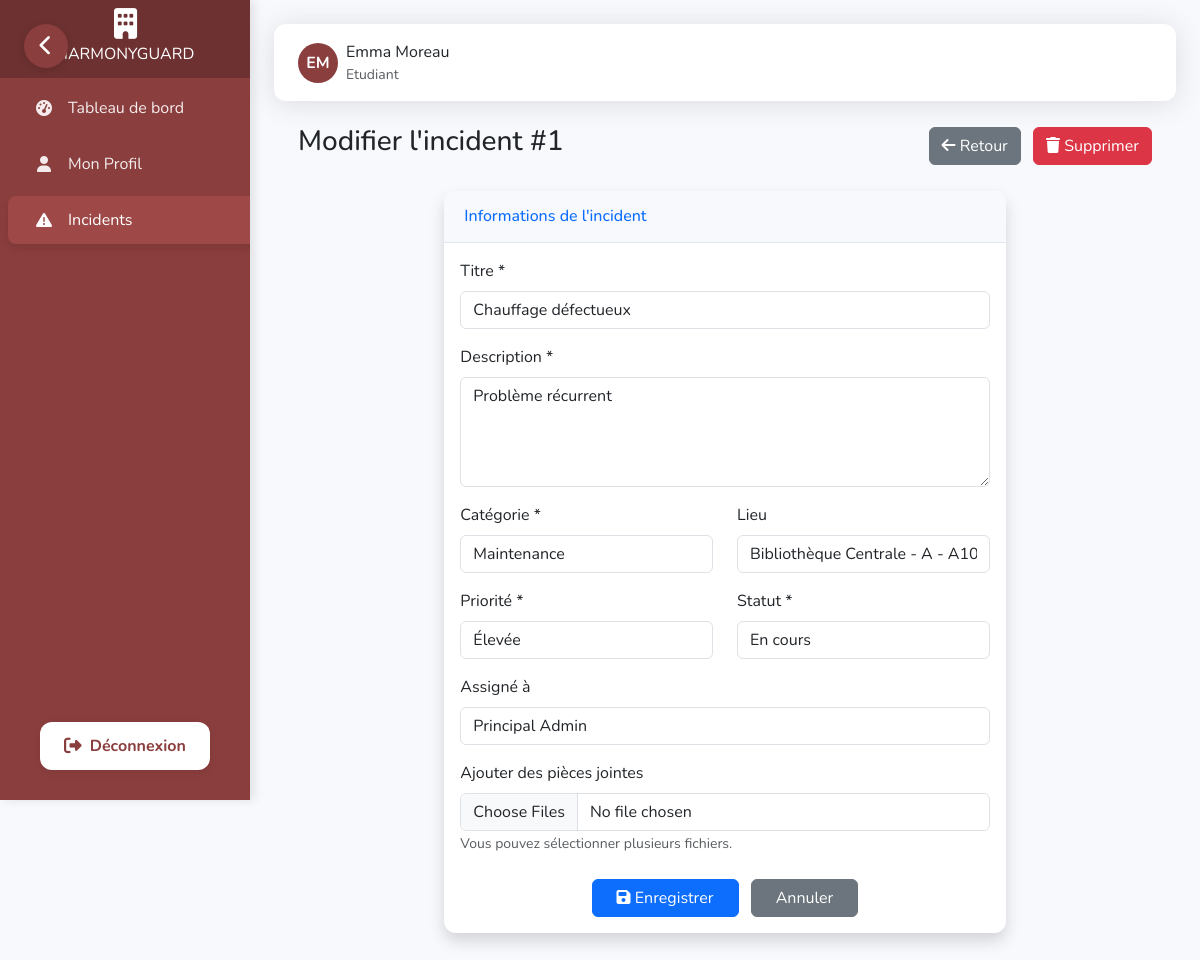
Page /dashboard/incidents/modifier/1/ (signed in) on the committed database.
### dashboard/models.py (models this page shows, shortened)
class Utilisateur(AbstractBaseUser, PermissionsMixin):
    nom = models.CharField(max_length=50)
    prenom = models.CharField(max_length=50)
    email = models.EmailField(unique=True)
    telephone = models.CharField(max_length=20, blank=True, null=True)
    actif = models.BooleanField(default=True)
    role = models.ForeignKey(Role, on_delete=models.CASCADE)
    is_staff = models.BooleanField(default=False)
    is_superuser = models.BooleanField(default=False)
    objects = UtilisateurManager()
    USERNAME_FIELD = 'email'
    REQUIRED_FIELDS = ['nom', 'prenom']
    def __str__(self):
        return f"{self.prenom} {self.nom}"
    @property
    def is_active(self):
        return self.actif

class Role(models.Model):
    nom = models.CharField(max_length=30, unique=True)
    permissions = models.TextField(blank=True)
    @property
    def permissions_list(self):
        if not self.permissions:
            return []
        return [p.strip() for p in self.permissions.split(',')]

class Incident(models.Model):
    STATUT_CHOICES = [
        ('nouveau', 'Nouveau'),
        ('en_cours', 'En cours'),
        ('resolu', 'Résolu'),
        ('ferme', 'Fermé'),
    ]
    PRIORITE_CHOICES = [
        ('faible', 'Faible'),
        ('moyenne', 'Moyenne'),
        ('elevee', 'Élevée'),
        ('critique', 'Critique'),
    ]
    titre = models.CharField(max_length=100)
    description = models.TextField()
    date_creation = models.DateTimeField(auto_now_add=True)
    date_modif = models.DateTimeField(auto_now=True)
    statut = models.CharField(max_length=10, choices=STATUT_CHOICES, default='nouveau')
    priorite = models.CharField(max_length=10, choices=PRIORITE_CHOICES, default='moyenne')
    categorie = models.ForeignKey('Categorie', on_delete=models.CASCADE)
    createur = models.ForeignKey('Utilisateur', related_name='incidents_crees', on_delete=models.CASCADE)
    assigne = models.ForeignKey('Utilisateur', related_name='incidents_assignes', on_delete=models.CASCADE, blank=True, null=True)
    lieu = models.ForeignKey('Lieu', on_delete=models.CASCADE, blank=True, null=True)

### dashboard/views.py (the view)
# urls.py: path('incidents/modifier/<int:pk>/', views.modifier_incident, name='modifier_incident'),
@login_required
def modifier_incident(request, pk):
    incident = get_object_or_404(Incident, pk=pk)
    role_name = request.user.role.nom.lower()
    if role_name != 'admin' and 'update_incident' not in request.user.role.permissions_list and incident.createur != request.user:
        messages.error(request, "Vous n'avez pas la permission de modifier cet incident.")
        return redirect('liste_incidents')
    pieces_jointes = incident.pieces_jointes.all()
    if request.method == 'POST':
        form = IncidentForm(request.POST, instance=incident)
        if form.is_valid():
            updated_incident = form.save()
            files = request.FILES.getlist('pieces_jointes')
            for f in files:
                PieceJointe.objects.create(
                    nom_fichier=f.name,
                    type=f.content_type,
                    taille=f.size,
                    chemin=f,
                    incident=updated_incident
                )
            messages.success(request, 'Incident modifié avec succès!')
            return redirect('detail_incident', pk=updated_incident.pk)
        else:
            messages.error(request, 'Erreur lors de la modification de l\'incident.')
    else:
        form = IncidentForm(instance=incident)
    return render(request, 'dashboard/incidents/modifier.html', {
        'form': form,
        'incident': incident,
        'pieces_jointes': pieces_jointes
    })

### dashboard/forms.py
class IncidentForm(forms.ModelForm):
    class Meta:
        model = Incident
        fields = ('titre', 'description', 'statut', 'priorite', 'categorie', 'assigne', 'lieu')
        widgets = {
            'titre': forms.TextInput(attrs={'class': 'form-control'}),
            'description': forms.Textarea(attrs={'class': 'form-control', 'rows': 4}),
            'statut': forms.Select(attrs={'class': 'form-control'}),
            'priorite': forms.Select(attrs={'class': 'form-control'}),
            'categorie': forms.Select(attrs={'class': 'form-control'}),
            'assigne': forms.Select(attrs={'class': 'form-control'}),
            'lieu': forms.Select(attrs={'class': 'form-control'}),
        }

### dashboard/models.py (called while the page is built)
    def __str__(self):
        return self.nom

    def __str__(self):
        parts = [self.nom]
        if self.batiment:
            parts.append(self.batiment)
        if self.salle:
            parts.append(self.salle)
        return " - ".join(parts)

### dashboard/templates/dashboard/incidents/modifier.html (shortened to what this page needs)
{% extends 'dashboard/base.html' %}
{% load static %}
{% block content %}
<div class="container-fluid px-4">
    <div class="d-flex justify-content-between align-items-center mb-4">
        <h1 class="h3 text-gray-800">Modifier l'incident #{{ incident.id }}</h1>
        <div>
            <a href="{% url 'detail_incident' incident.id %}" class="btn btn-secondary me-2">
                <i class="fas fa-arrow-left"></i> Retour
            </a>
            <a href="{% url 'supprimer_incident' incident.id %}" class="btn btn-danger">
                <i class="fas fa-trash"></i> Supprimer
            </a>
        </div>
    </div>
    <div class="row">
        <div class="col-lg-8 mx-auto">
            <div class="card shadow mb-4">
                <div class="card-header py-3">
                    <h6 class="m-0 font-weight-bold text-primary">Informations de l'incident</h6>
                </div>
                <div class="card-body">
                    <form method="post" enctype="multipart/form-data">
                        <div class="mb-3">
                            <label for="{{ form.titre.id_for_label }}" class="form-label">Titre *</label>
                            {{ form.titre }}
                        </div>
                        <div class="mb-3">
                            <label for="{{ form.description.id_for_label }}" class="form-label">Description *</label>
                            {{ form.description }}
                        </div>
                        <div class="row mb-3">
                            <div class="col-md-6">
                                <label for="{{ form.categorie.id_for_label }}" class="form-label">Catégorie *</label>
                                {{ form.categorie }}
                            </div>
                            <div class="col-md-6">
                                <label for="{{ form.lieu.id_for_label }}" class="form-label">Lieu</label>
                                {{ form.lieu }}
                            </div>
                        </div>
                        <div class="row mb-3">
                            <div class="col-md-6">
                                <label for="{{ form.priorite.id_for_label }}" class="form-label">Priorité *</label>
                                {{ form.priorite }}
                            </div>
                            <div class="col-md-6">
                                <label for="{{ form.statut.id_for_label }}" class="form-label">Statut *</label>
                                {{ form.statut }}
                            </div>
                        </div>
                        <div class="mb-3">
                            <label for="{{ form.assigne.id_for_label }}" class="form-label">Assigné à</label>
                            {{ form.assigne }}
                        </div>
                        <div class="mb-3">
                            <label for="pieces_jointes" class="form-label">Ajouter des pièces jointes</label>
                            <input type="file" name="pieces_jointes" id="pieces_jointes" class="form-control" multiple>
                            <small class="text-muted">Vous pouvez sélectionner plusieurs fichiers.</small>
                        </div>
                        <div class="text-center mt-4">
                            <button type="submit" class="btn btn-primary px-4">
                                <i class="fas fa-save"></i> Enregistrer
                            </button>
                            <a href="{% url 'detail_incident' incident.id %}" class="btn btn-secondary px-4 ms-2">
                                Annuler
                            </a>
                        </div>
                    </form>
                </div>
            </div>
        </div>
    </div>
</div>
{% endblock %}

### dashboard/templates/dashboard/base.html (shortened to what this page needs)
<!DOCTYPE html>
<html lang="fr">
<head>
    {% load static %}
    <link href="https://cdn.jsdelivr.net/npm/bootstrap@5.3.0-alpha1/dist/css/bootstrap.min.css" rel="stylesheet">
    <link rel="stylesheet" href="https://cdnjs.cloudflare.com/ajax/libs/font-awesome/6.4.0/css/all.min.css">
    <link href="https://unpkg.com/aos@2.3.1/dist/aos.css" rel="stylesheet">
</head>
<body>
    {% if user.is_authenticated %}
    <nav class="sidebar" id="sidebar" data-aos="fade-right" data-aos-duration="1000">
        <a class="navbar-brand" href="{% url 'dashboard_home' %}">
            <i class="fas fa-building brand-icon"></i>
            <span class="brand-text">HARMONYGUARD</span>
        </a>
        <div class="nav flex-column">
            <div class="nav-item">
                <a class="nav-link {% if request.path == '/dashboard/' %}active{% endif %}"
                    href="{% url 'dashboard_home' %}">
                    <i class="fas fa-tachometer-alt"></i>
                    <span>Tableau de bord</span>
                </a>
            </div>
            <div class="nav-item">
                <a class="nav-link {% if request.path == '/profile/' %}active{% endif %}" href="{% url 'profile' %}">
                    <i class="fas fa-user"></i>
                    <span>Mon Profil</span>
                </a>
            </div>
            <div class="nav-item">
                <a class="nav-link {% if '/incidents/' in request.path %}active{% endif %}"
                    href="{% url 'liste_incidents' %}">
                    <i class="fas fa-exclamation-triangle"></i>
                    <span>Incidents</span>
                </a>
            </div>
        </div>
        <div class="logout-section">
            <a href="{% url 'custom_logout' %}" class="logout-button">
                <i class="fas fa-sign-out-alt"></i>
                <span>Déconnexion</span>
            </a>
        </div>
    </nav>
    <button class="sidebar-toggle" id="sidebarToggle" aria-label="Toggle Sidebar">
        <i class="fas fa-chevron-left"></i>
    </button>
    {% endif %}
    <div class="content" id="content">
        {% if user.is_authenticated %}
        <div class="topbar" data-aos="fade-down" data-aos-duration="800">
            <div class="d-flex align-items-center">
                <div class="d-flex align-items-center">
                    <div class="user-avatar">
                        {{ user.prenom|first }}{{ user.nom|first }}
                    </div>
                    <div class="ms-2">
                        <div>{{ user.prenom }} {{ user.nom }}</div>
                        <div class="small text-muted">{{ user.role.nom }}</div>
                    </div>
                </div>
            </div>
        </div>
        {% endif %}
        {% block content %}{% endblock %}
    </div>
</body>
</html>

### dashboard/templates/dashboard/base.html (style rules this page uses)
:root { --primary-color: #8b3e3e; --secondary-color: #7a3636; --success-color: #1cc88a; --info-color: #36b9cc; --warning-color: #f6c23e; --danger-color: #e74a3b; --light-color: #f8f9fc; --dark-color: #5a5c69; --sidebar-bg: #8b3e3e; --sidebar-hover: #9e4848; --sidebar-active: #6d3131; --sidebar-width: 250px; --sidebar-collapsed-width: 70px; }
body { font-family: 'Nunito', sans-serif; background-color: #f8f9fc; overflow-x: hidden; }
.sidebar { width: var(--sidebar-width); min-height: 100vh; background-color: var(--sidebar-bg); color: white; position: fixed; z-index: 1000; top: 0; left: 0; overflow-x: hidden; transition: all 0.3s cubic-bezier(0.4, 0, 0.2, 1); box-shadow: 4px 0 10px rgba(0, 0, 0, 0.1); }
.sidebar .navbar-brand { padding: 1.5rem 0; display: flex; flex-direction: column; align-items: center; justify-content: center; text-align: center; background-color: var(--sidebar-active); margin-bottom: 0; height: 80px; transition: all 0.3s ease; white-space: nowrap; overflow: hidden; }
.sidebar .navbar-brand .brand-icon { font-size: 1.75rem; margin-bottom: 0.25rem; transition: all 0.3s ease; }
.sidebar .nav-item { position: relative; width: 100%; margin: 4px 0; }
.sidebar .nav-link { display: flex; align-items: center; width: 100%; padding: 0.75rem 1.5rem; color: rgba(255, 255, 255, 0.9); transition: all 0.3s ease; border-radius: 8px; margin: 0 8px; white-space: nowrap; overflow: hidden; }
.sidebar .nav-link.active { background-color: var(--sidebar-hover); color: white; box-shadow: 0 4px 8px rgba(0, 0, 0, 0.1); }
.sidebar .nav-link i { margin-right: 0.75rem; width: 24px; text-align: center; font-size: 1rem; transition: all 0.3s ease; }
.sidebar-toggle { position: fixed; top: 24px; left: 24px; z-index: 2000; background-color: var(--primary-color); border: none; color: white; width: 44px; height: 44px; border-radius: 50%; display: flex; align-items: center; justify-content: center; cursor: pointer; transition: all 0.3s ease; box-shadow: 0 2px 8px rgba(0,0,0,0.12); }
.sidebar-toggle i { font-size: 1.3rem; }
.content { margin-left: var(--sidebar-width); padding: 1.5rem; transition: all 0.3s cubic-bezier(0.4, 0, 0.2, 1); min-height: 100vh; }
.card { border: none; border-radius: 12px; box-shadow: 0 0.15rem 1.75rem 0 rgba(58, 59, 69, 0.15); margin-bottom: 1.5rem; overflow: hidden; transition: all 0.3s ease; }
.card-header { background-color: #f8f9fc; border-bottom: 1px solid #e3e6f0; padding: 1rem 1.25rem; font-weight: 600; }
.topbar { background-color: white; box-shadow: 0 0.15rem 1.75rem 0 rgba(58, 59, 69, 0.15); padding: 1rem 1.5rem; margin-bottom: 1.5rem; display: flex; justify-content: space-between; align-items: center; border-radius: 12px; transition: all 0.3s ease; }
.user-avatar { width: 40px; height: 40px; background-color: var(--primary-color); color: white; border-radius: 50%; display: flex; align-items: center; justify-content: center; font-weight: 700; transition: all 0.3s ease; cursor: pointer; }
.logout-section { position: absolute; bottom: 30px; left: 0; width: 100%; display: flex; justify-content: center; }
.logout-button { display: flex; align-items: center; justify-content: center; gap: 0.5rem; background: #fff; color: var(--primary-color) !important; font-weight: 700; border: none; border-radius: 12px; padding: 0.75rem 1.5rem; margin: 0 1.5rem; box-shadow: 0 2px 8px rgba(0,0,0,0.08); transition: background 0.2s, color 0.2s, transform 0.2s; text-decoration: none; font-size: 1rem; }
.logout-button i { font-size: 1.1rem; }
.logout-button span { display: inline; transition: opacity 0.2s; }

### rows in the picture
Utilisateur: prenom|first "E", nom|first "M", prenom "Emma", nom "Moreau", role.nom "Etudiant"
Incident: id "1", titre "Chauffage défectueux", description "Problème récurrent", categorie "Maintenance", lieu "Bibliothèque Centrale - A - A101", priorite "Élevée", statut "En cours", assigne "Principal Admin"
